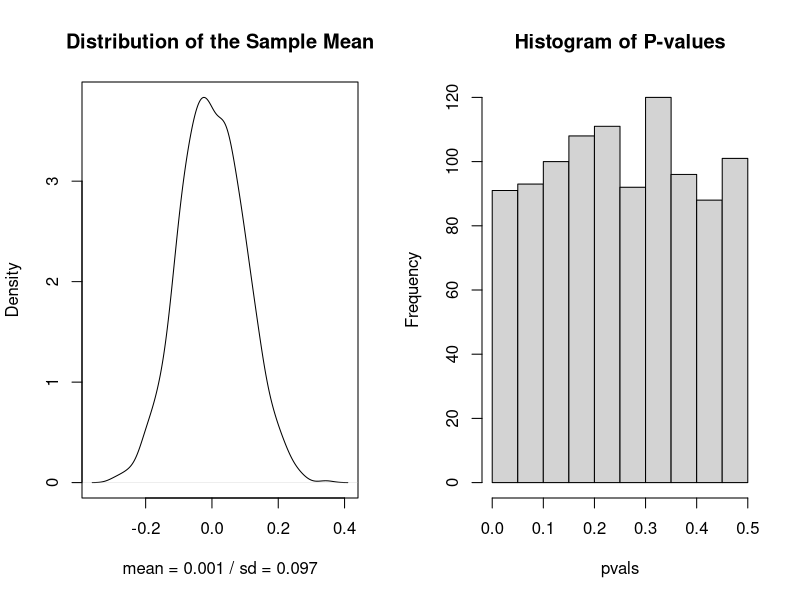

This figure's R source:
## ---- chunk 1
sample(x = c(1,3,5,7,9),
       size= 3, 
       replace = FALSE)
## ---- chunk 2
for( index in 1:5){
  sample.temp <- sample(x= c(1,3,5,7,9),
                        size= 3, 
                        replace = TRUE)
  cat("Sample #",index,"=",sample.temp, "\n")
}
## ---- chunk 3
for( index in 1:5){
  sample.temp <- sample(x= c(1,3,5,7,9),
                        size= 3, 
                        replace = TRUE, 
                        prob = c(0.1,0.1,0.1,0.1,0.6))
  cat("Sample #",index,"=",sample.temp, "\n")
}

## ---- chunk 4
sample(x = c("A","T","G","C"),
       size= 10, 
       replace = TRUE,
       prob = c(0.3,0.3,0.2,0.2))
## ---- chunk 5

set.seed(1987) 
sample(x = 1:100,size = 10, replace = FALSE)

set.seed(1987)
sample(x = 1:100,size = 10, replace = FALSE)

sample(x = 1:100,size = 10, replace = FALSE)

## ---- chunk 6

set.seed(2002)
rnorm(10)

set.seed(2002)
rnorm(10)

## ---- chunk 7

for( i in 1:5){
  file.name <- paste("QG17","Lab5","file",i,sep = "_")
  # you can add as many elements as you want within the parentheses, the sep option specifies the separation character
  file.name <- paste(file.name, "txt", sep = ".")
  cat(file.name, "\n")    
}

## ---- chunk 8

sampling_function<- function(sample_size,
                             number_of_samples,
                             population_mean,
                             population_sd,
                             seed = 777){
  set.seed(seed)
  sample_means <- c()
  
  for ( i in 1:number_of_samples ){
        sample_means[i] <- mean(rnorm(sample_size,
                                      mean = population_mean, 
                                      sd = population_sd))
    
  }
  
  sample_dist_mean <- mean(sample_means)
  sample_dist_sd <- sd(sample_means)
  
  pvals <- pnorm(abs(sample_means), 
                 mean = population_mean, 
                 sd = population_sd / sqrt(sample_size), 
                 lower.tail = FALSE)
  
  n0_reject <- sum(pvals < 0.025)
  
  cat("Null Hypothesis is rejected in ", 
      n0_reject," out of ",number_of_samples," cases",
      "(",100 * n0_reject/number_of_samples ,"%)", "\n")
  
  par(mfrow = c(1,2))
  plot(density(sample_means), main = "Distribution of the Sample Mean",
       xlab = sprintf("mean = %.3f / sd = %.3f", sample_dist_mean,sample_dist_sd))
  hist(pvals, main = "Histogram of P-values")
    
  
}

## ---- chunk 9
sampling_function(sample_size = 100, 
                  number_of_samples = 1000, 
                  population_mean = 0,
                  population_sd = 1)
